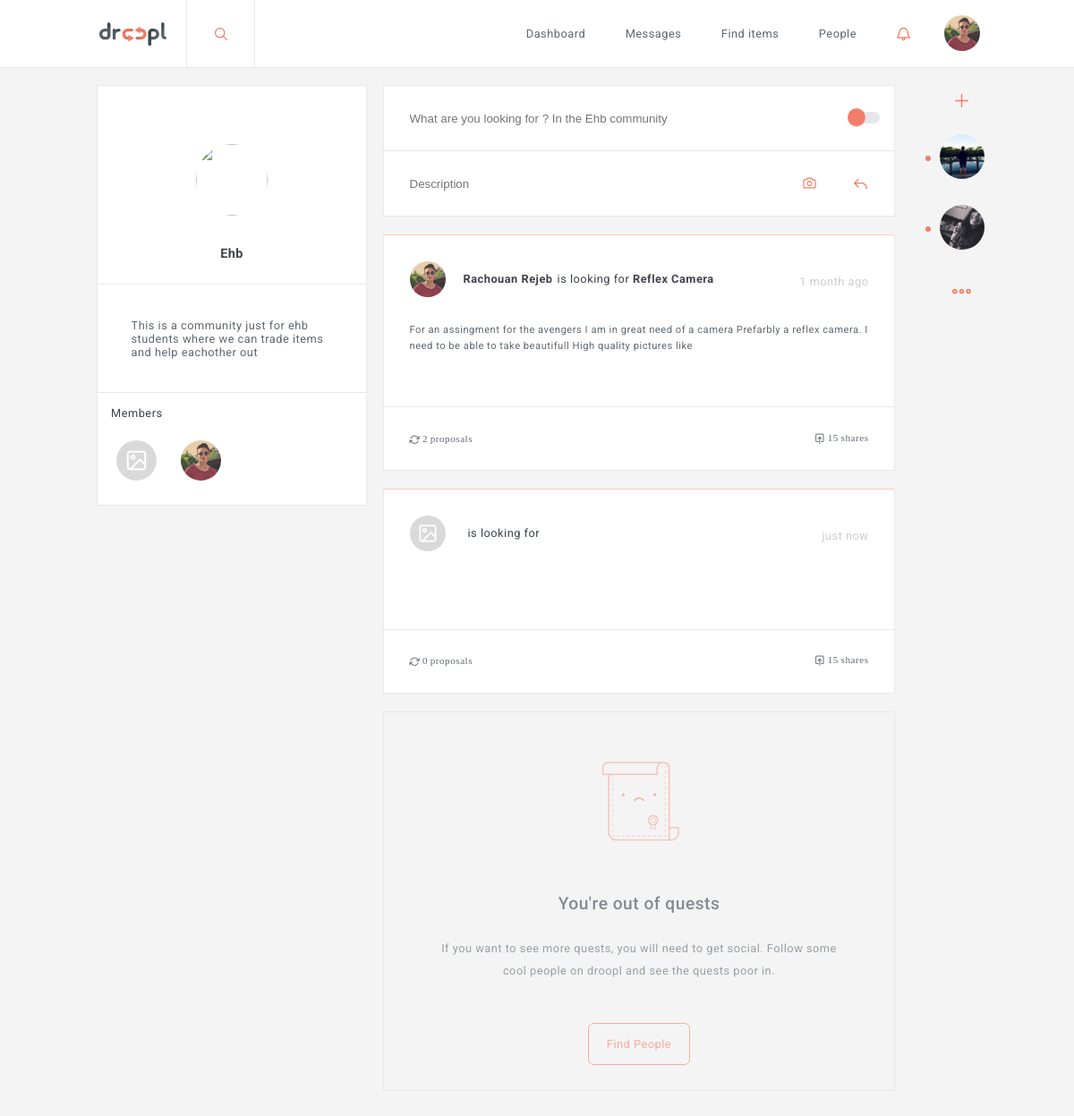
The app's page /development/index.php?page=community&id=1 (signed in) with its own data.
### tables this page shows
CREATE TABLE `communities` (
  `id` int(11) NOT NULL,
  `community_name` varchar(255) NOT NULL,
  `description` text NOT NULL,
  `privacy` tinyint(1) NOT NULL,
  `creation_date` timestamp NOT NULL DEFAULT CURRENT_TIMESTAMP ON UPDATE CURRENT_TIMESTAMP
);

CREATE TABLE `community_users` (
  `id` int(11) NOT NULL,
  `community_id` int(11) NOT NULL,
  `user_id` int(11) NOT NULL,
  `creation_date` timestamp NOT NULL DEFAULT CURRENT_TIMESTAMP ON UPDATE CURRENT_TIMESTAMP
);

CREATE TABLE `users` (
  `id` int(11) NOT NULL,
  `firstname` varchar(255) NOT NULL,
  `lastname` varchar(255) NOT NULL,
  `email` varchar(255) NOT NULL,
  `picture` varchar(255) NOT NULL,
  `age` date NOT NULL,
  `street` varchar(255) NOT NULL,
  `nr` varchar(255) NOT NULL,
  `zipcode` varchar(255) NOT NULL,
  `city` varchar(255) NOT NULL,
  `password` varchar(255) NOT NULL,
  `occupation` varchar(255) NOT NULL,
  `number` varchar(255) NOT NULL,
  `status` tinyint(1) NOT NULL,
  `verification` tinyint(1) NOT NULL,
  `description` text NOT NULL,
  `lang` varchar(255) NOT NULL,
  `latitude` varchar(255) NOT NULL,
  `longitude` varchar(255) NOT NULL
);

CREATE TABLE `quests` (
  `quest_id` int(11) NOT NULL,
  `item` varchar(255) NOT NULL,
  `user_id` int(11) NOT NULL,
  `quest_description` text NOT NULL,
  `type` int(11) NOT NULL,
  `creation_date` timestamp NOT NULL DEFAULT CURRENT_TIMESTAMP,
  `active` tinyint(1) NOT NULL,
  `views` int(11) NOT NULL
);

CREATE TABLE `conversation` (
  `conversation_id` int(11) NOT NULL,
  `conversation_name` varchar(255) NOT NULL,
  `conversation_creation_date` timestamp NOT NULL DEFAULT CURRENT_TIMESTAMP ON UPDATE CURRENT_TIMESTAMP,
  `conversation_typing` tinyint(1) NOT NULL
);

### development/controller/AppController.php (called while the page is built, shortened)
<?php
class AppController {
	public $route = array();
	public $viewVars = array();
	public function filter() {
		call_user_func(array($this, $this->route['action']));
		$this->notifications();
		$this->converstations();
	}
	public function notifications(){
		require_once WWW_ROOT . 'dao' .DS. 'NotificationsDAO.php';
		$this->notificationsDAO = new NotificationsDAO();
		if(!empty($_SESSION['user'])){
			$notifications = $this->notificationsDAO->getNotificationsByUserId($_SESSION['user']['id']);
		}
	}
	public function converstations(){
		require_once WWW_ROOT . 'dao' .DS. 'ConvoUsersDAO.php';
		$this->convoUsersDAO = new ConvoUsersDAO();
		if(!empty($_SESSION['user'])){
			$converstations = $this->convoUsersDAO->getConversationByUserId($_SESSION['user']['id']);
		}
	}
	public function render() {
		extract($this->viewVars, EXTR_OVERWRITE);
		require WWW_ROOT . 'parts/menu.php';
	    require WWW_ROOT . 'pages/' . strtolower($this->route['controller']) . DS . $this->route['action'] . '.php';
	    require WWW_ROOT . 'parts/footer.php';
	}
	public function set($variableName, $value) {
		$this->viewVars[$variableName] = $value;
	}
}

### development/index.php (called while the page is built, shortened)
<?php
require_once WWW_ROOT . 'classes' .DS. 'DatabasePDO.php';
require_once WWW_ROOT . 'includes' .DS. 'routes.php';
$route = $routes[$_GET['page']];
$controllerObj = new $controllerName();
$controllerObj->route = $route;
$controllerObj->filter();
$controllerObj->render();

### development/dao/CommunityDAO.php (called while the page is built, shortened)
<?php
require_once WWW_ROOT . 'classes' .DS. 'DatabasePDO.php';
class CommunityDAO{
	public $pdo;
	public function __construct(){
		$this->pdo = DatabasePDO::getInstance();
	}
	public function getCommunityById($id){
		$sql = 'SELECT *
		FROM communities
		WHERE id = :id';
		$stmt = $this->pdo->prepare($sql);
		$stmt->bindValue(':id',$id);
		if($stmt->execute()){
			return $user = $stmt->fetch(PDO::FETCH_ASSOC);
		}
		return array();
	}
	public function getCommunityUsersById($community_id){
		$sql = 'SELECT * FROM community_users AS cu
		LEFT OUTER JOIN users AS u
		on cu.user_id = u.id
		WHERE cu.community_id = :community_id
		ORDER BY cu.creation_date DESC';
		$stmt = $this->pdo->prepare($sql);
		$stmt->bindValue(':community_id',$community_id);
		if($stmt->execute()){
			return $users = $stmt->fetchAll(PDO::FETCH_ASSOC);
		}
		return array();
	}
}

### development/classes/DatabasePDO.php (called while the page is built)
<?php
class DatabasePDO
{
    public static function getInstance()
    {
        $dsn = Config::DB_TYPE . ':host=' . Config::DB_HOST . ';dbname=' . Config::DB_NAME;
        $pdo = new PDO($dsn, Config::DB_USER, Config::DB_PASS);
        $pdo->setAttribute(PDO::ATTR_ERRMODE, PDO::ERRMODE_EXCEPTION);
		$pdo->setAttribute(PDO::ATTR_EMULATE_PREPARES, false);
        return $pdo;
    }
}

### development/controller/CommunityController.php (called while the page is built, shortened)
<?php
require_once WWW_ROOT . 'controller'. DS .'AppController.php';
class CommunityController extends AppController{
	public $feedDAO;
	public function __construct(){
		require_once WWW_ROOT . 'dao' .DS. 'FeedDAO.php';
		require_once WWW_ROOT . 'dao' .DS. 'UserDAO.php';
		require_once WWW_ROOT . 'dao' .DS. 'CommunityDAO.php';
		$this->feedDAO = new FeedDAO();
		$this->communityDAO = new CommunityDAO();
	}
	public function community(){
        if(!empty($_GET['id'])){
        	$community = $this->communityDAO->getCommunityById($_GET['id']);
        	$users = $this->communityDAO->getCommunityUsersById($community['id']);
			$quests = $this->feedDAO->getQuestsByCommunity($_GET['id']);
		}else{
			$this->redirect("?page=404");
		}
	}
}

### development/dao/NotificationsDAO.php (called while the page is built, shortened)
<?php
require_once WWW_ROOT .'classes'. DS . 'DatabasePDO.php';
class NotificationsDAO
{
	public $pdo;
	public function __construct(){
		$this->pdo = DatabasePDO::getInstance();
	}
	public function getNotificationsByUserId($user_id){
		$sql = 'SELECT n.notification_id,p.propo_id,u.id,u.firstname,q.quest_id,n.notification_type,n.notification_creation_date,n.seen
				FROM notifications AS n
				LEFT OUTER JOIN proposals AS p
				ON p.propo_id = n.item_id
				LEFT OUTER JOIN users AS u
				on u.id = n.creator_user_id
				LEFT OUTER JOIN quests AS q
				on q.quest_id = n.item_id
				WHERE n.user_id = :user_id
				GROUP BY n.notification_id
				ORDER BY n.notification_creation_date DESC';
		$stmt = $this->pdo->prepare($sql);
		$stmt->bindValue(":user_id",$user_id);
		if($stmt->execute()){
			$quests = $stmt->fetchAll(PDO::FETCH_ASSOC);
			if(!empty($quests)){
				return $quests;
			}
		}
		return array();
	}
}

### development/dao/FeedDAO.php (called while the page is built, shortened)
<?php
require_once WWW_ROOT .'classes'. DS . 'DatabasePDO.php';
class FeedDAO
{
	public $pdo;
	public function __construct(){
		$this->pdo = DatabasePDO::getInstance();
	}
	public function getQuestsByCommunity($community_id){
		$sql = 'SELECT q.quest_id,q.item,q.quest_description,q.creation_date ,q.type, COUNT(p.quest_id) AS propocount , u.id,u.latitude,u.longitude, u.firstname ,u.lastname,u.picture, i.image_url,c.collection_id,c.collection_image,c.item_name,c.user_id
		FROM community_quests AS cq
        LEFT OUTER JOIN quests AS q
		ON cq.quest_id = q.quest_id
		LEFT OUTER JOIN proposals AS p
		ON q.quest_id = p.quest_id
		LEFT OUTER JOIN users AS u
        on q.user_id = u.id
        LEFT OUTER JOIN images AS i
        on q.quest_id = i.quest_id
        LEFT OUTER JOIN offers AS o
        on q.quest_id = o.quest_id
        LEFT OUTER JOIN collection AS c
        on o.collection_id = c.collection_id
        WHERE cq.community_id = :community_id
        GROUP BY q.quest_id
        ORDER BY q.creation_date DESC';
		$stmt = $this->pdo->prepare($sql);
		$stmt->bindValue(':community_id',$community_id);
		if($stmt->execute()){
			$quests = $stmt->fetchAll(PDO::FETCH_ASSOC);
			if(!empty($quests)){
				return $quests;
			}
		}
		return array();
	}
}

### development/dao/ConvoUsersDAO.php (called while the page is built, shortened)
<?php
require_once WWW_ROOT .'classes'. DS . 'DatabasePDO.php';
class ConvoUsersDAO
{
	public $pdo;
	public function __construct(){
		$this->pdo = DatabasePDO::getInstance();
	}
	public function getConversationByUserId($user_id){
		$sql = 'SELECT c.conversation_id,c.conversation_name,u.id,u.firstname ,m.message,m.message_creation_date,u.lastname,u.picture
		FROM conversation_users AS cu
        LEFT OUTER JOIN conversation AS c
        on cu.conversation_id = c.conversation_id
		LEFT OUTER JOIN users AS u
        on u.id = (
           SELECT x.user_id
FROM conversation_users AS x
WHERE x.conversation_id = cu.conversation_id AND x.user_id != :check_id
GROUP BY x.conversation_id
        )
        LEFT OUTER JOIN messages AS m
        on c.conversation_id = m.conversation_id AND m.message_creation_date =
        (
           SELECT MAX(r.message_creation_date) FROM conversation_users AS k LEFT OUTER JOIN messages AS r ON r.conversation_id = k.conversation_id WHERE k.conversation_id = cu.conversation_id
        )
        WHERE cu.user_id = :user_id
        GROUP BY cu.id
        ORDER BY m.message_creation_date DESC';
		$stmt = $this->pdo->prepare($sql);
		$stmt->bindValue(':check_id',$user_id);
		$stmt->bindValue(':user_id',$user_id);
		if($stmt->execute()){
			$conversations = $stmt->fetchAll(PDO::FETCH_ASSOC);
			if(!empty($conversations)){
				return $conversations;
			}
		}
		return array();
	}
}

### development/pages/community/community.php (the view, shortened to what this page needs)
<aside id="side" class="profile fixed">
	<section class="community">
        <header>
        	<div class="profile_pic">
        		<img src="images/profile_pictures/<?php echo $user['picture'];?>">
        	</div>
        	<h1><?php echo $community['community_name'];?></h1>
        </header>
        <div class="description-container">
            <p>
        	   <?php echo $community['description'];?>
            </p>
        </div>
	</section>
    <section class="comusers">
        <header><h1>Members</h1></header>
        <nav>
            <?php if(!empty($users)){ ?>
            <ul>
                <?php foreach ($users as $key => $user) {?>
                <li>
                    <a href="?page=user&id=<?php echo $user['user_id'] ?>">
                        <?php if(!empty($user['picture'])){ ?>
                        <img src="images/profile_pictures/<?php echo $user['picture'];?>" alt="rachouan rejeb">
                        <?php }else{ ?>
                        <img src="images/profile_pictures/notfound.svg" alt="rachouan rejeb">
                        <?php }?>
                    </a>
                </li>
                <?php } ?>
            </ul>
            <?php } ?>
        </nav>
    </section>
</aside>
<div class="feed fixed">
    <section class="post">
        <form action="" method="post" name="quest" id="quest" enctype="multipart/form-data">
            <div>
                <input type="text" id="item" name="item" <?php
                       switch($_SESSION['language']) {
                            case 'en':
                            echo "placeholder='What are you looking for ? In the ".$community['community_name']." community'";
                            break;
                        }
                       ?> tabindex="1">
                <div class="switch-container">
                    <div class="contain-button">
                        <div class="button looking-mode"></div>
                    </div>
                </div>
            </div>
            <div>
                <input type="text" id="desc" name="desc" placeholder="Description" tabindex="2">
                <span class="upload_image">
                </span>
                <input type="submit" id="quest_submit" name="quest_submit" value="" tabindex="4">
            </div>
        </form>
    </section>
    <?php foreach ($quests as $key => $value) {
        if(!empty($value)){
        ?>
        <section class="quest <?php if($value['type'] == 0){ echo "red"; }else{ echo "blue"; } ?>" id="<?php echo $value['quest_id']; ?>" data-lat="<?php echo $value['latitude']; ?>" data-lng="<?php echo $value['longitude']; ?>">
        <header>
            <?php if(!empty($value['picture'])){ ?>
                    <img src="images/profile_pictures/<?php echo $value['picture'];?>" alt="rachouan rejeb">
                    <?php }else{ ?>
                    <img src="images/profile_pictures/notfound.svg" alt="rachouan rejeb">
                    <?php }?>
            <h1><a href="?page=user&id=<?php echo $value['id']; ?>"> <?php echo $value['firstname']; echo " "; echo $value['lastname'];?></a><?php if($value['type'] == 0){
                switch ($_SESSION['language']) {
                    case 'en':
                    echo "is looking for ";
                    break;
                }
}?><span><?php if($value['type'] == 0){ echo $value['item']; }?></span></h1>
        <h2><?php
        $full = false;
        $now = new DateTime;
        $ago = new DateTime($value['creation_date']);
        $diff = $now->diff($ago);
        $diff->w = floor($diff->d / 7);
        $diff->d -= $diff->w * 7;
        $string = array(
            'y' => 'year',
            'm' => 'month',
            'w' => 'week',
            'd' => 'day',
            'h' => 'hour',
            'i' => 'minute',
            's' => 'second',
        );
        foreach ($string as $k => &$v) {
            if ($diff->$k) {
                $v = $diff->$k . ' ' . $v . ($diff->$k > 1 ? 's' : '');
            } else {
                unset($string[$k]);
            }
        }
        if (!$full) $string = array_slice($string, 0, 1);
        $result =  $string ? implode(', ', $string) . ' ago' : 'just now';
        echo $result;
        ?></h2>
        </header>
        <aside class="info">
            <p>
            <?php echo $value['quest_description'] ?></p>
        </aside>
        <footer>
            <a href="?page=detail&questid=<?php echo $value['quest_id']; ?>" class="proposal icon-repeat"> <?php echo $value['propocount'] ?> proposals</a>
            <a href="" class="shares icon-upload"> 15 shares</a>
        </footer>
    </section>
    <?php }} ?>
    <section class="last_quest">
        <header>
            <h1 class="quest"><span class="hide">no more quests</span></h1>
            <h2>You're out of quests</h2>
        </header>
        <p>If you want to see more quests, you will need to get social. Follow some cool people on droopl and see the quests poor in.</p>
        <a href="?page=people">find people</a>
    </section>
</div>

### development/parts/footer.php (shortened to what this page needs)
<?php if($_GET['page'] != "login" && $_GET['page'] != "search" && $_GET['page'] != "messages" && $_GET['page'] != "404" && $_GET['page'] != "register"){ ?>
<section class="chat">
    <ul>
        <li class="animated fadeIn new-conversation">
            <span class="new-icon"></span>
        </li>
        <?php if(!empty($dynamicConvos)){ ?>
            <?php foreach ($dynamicConvos as $key => $value) { ?>
                  <li class="conversation-bubble"><?php if(!empty($value['picture'])){ ?>
                <img class="profile_img" src="images/profile_pictures/<?php echo $value['picture'];?>" alt="rachouan rejeb">
                <?php }else{ ?>
                <img class="profile_img" src="images/profile_pictures/notfound.svg" alt="rachouan rejeb">
                <?php }?><span class="new-msg animated-slow infinite pulse"></span></li>
            <?php } ?>
        <?php } ?>
        <li class="animated fadeIn more-conversations">
            <a href="?page=messages">
            </a>
        </li>
    </ul>
</section>
<?php } ?>
</article>
</body>
</html>

### records on screen
communities: community_name "Ehb", description "This is a community just for ehb students where we can trade items and help eachother out", item "What are you looking for ? In the Ehb community"
community_users: user.picture (picture)
quests: user.picture (picture), user.firstname "Rachouan", user.lastname "Rejeb", type "is looking for", item "Reflex Camera", result "1 month ago", quest_description "For an assingment for the avengers I am in great need of a camera Prefarbly a reflex camera. I need to be able to take beautifull High quality pictures like", propocount "2"
conversation: users.picture (picture)
conversation: users.picture (picture)

### other values on screen
$result "just now"
$value['propocount'] "0"
